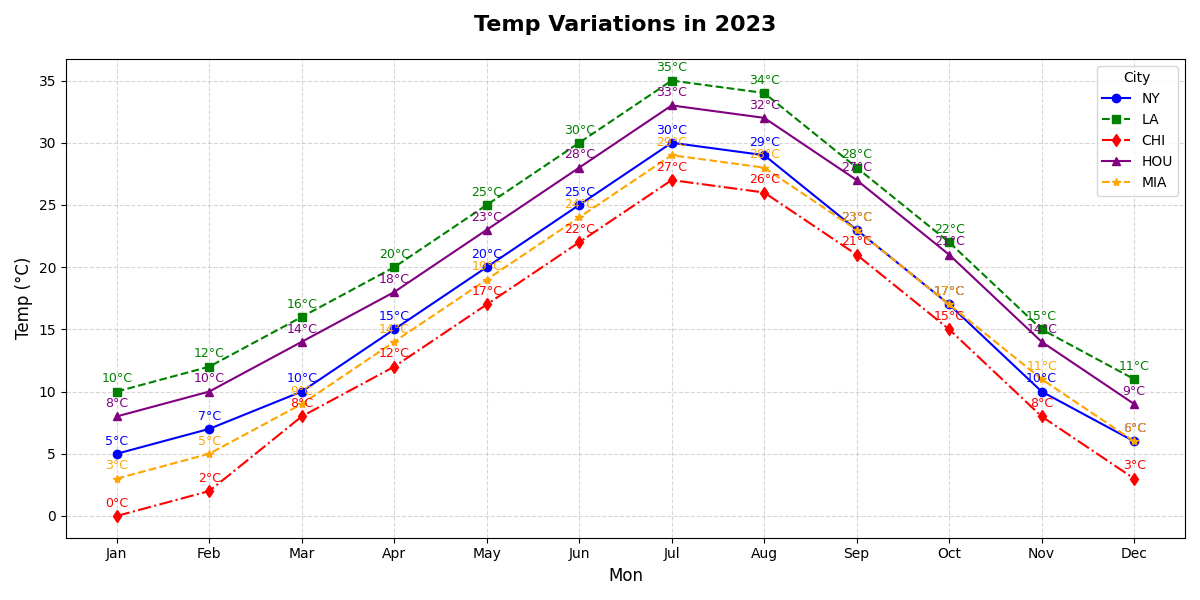

Source code (Python):
import matplotlib.pyplot as plt
import numpy as np

# Data for months and temperature
months = np.array(["Jan", "Feb", "Mar", "Apr", "May", "Jun", "Jul", "Aug", "Sep", "Oct", "Nov", "Dec"])
city1_temp = np.array([5, 7, 10, 15, 20, 25, 30, 29, 23, 17, 10, 6])
city2_temp = np.array([10, 12, 16, 20, 25, 30, 35, 34, 28, 22, 15, 11])
city3_temp = np.array([0, 2, 8, 12, 17, 22, 27, 26, 21, 15, 8, 3])

# New data for additional cities
city4_temp = np.array([8, 10, 14, 18, 23, 28, 33, 32, 27, 21, 14, 9])
city5_temp = np.array([3, 5, 9, 14, 19, 24, 29, 28, 23, 17, 11, 6])

fig, ax = plt.subplots(figsize=(12, 6))

# Plotting city temperatures
ax.plot(months, city1_temp, marker='o', linestyle='-', color='blue', label='NY')
ax.plot(months, city2_temp, marker='s', linestyle='--', color='green', label='LA')
ax.plot(months, city3_temp, marker='d', linestyle='-.', color='red', label='CHI')
ax.plot(months, city4_temp, marker='^', linestyle='-', color='purple', label='HOU')
ax.plot(months, city5_temp, marker='*', linestyle='--', color='orange', label='MIA')

# Titles, labels, and grid
ax.set_title("Temp Variations in 2023", fontsize=16, fontweight='bold', pad=20)
ax.set_xlabel("Mon", fontsize=12)
ax.set_ylabel("Temp (°C)", fontsize=12)
ax.grid(True, linestyle='--', alpha=0.5)

# Legend and data point annotations
ax.legend(title='City', fontsize=10)
for i in range(len(months)):
    ax.text(months[i], city1_temp[i] + 0.5, f"{city1_temp[i]}°C", ha='center', va='bottom', fontsize=9, color='blue')
    ax.text(months[i], city2_temp[i] + 0.5, f"{city2_temp[i]}°C", ha='center', va='bottom', fontsize=9, color='green')
    ax.text(months[i], city3_temp[i] + 0.5, f"{city3_temp[i]}°C", ha='center', va='bottom', fontsize=9, color='red')
    ax.text(months[i], city4_temp[i] + 0.5, f"{city4_temp[i]}°C", ha='center', va='bottom', fontsize=9, color='purple')
    ax.text(months[i], city5_temp[i] + 0.5, f"{city5_temp[i]}°C", ha='center', va='bottom', fontsize=9, color='orange')

plt.tight_layout()
plt.show()
